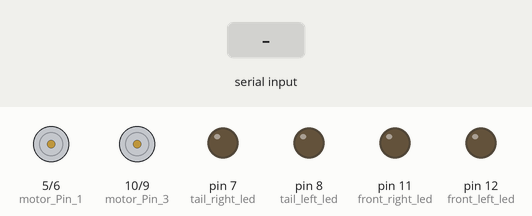
Recording of a sketch running on a simulated Arduino Uno, built with avr-gcc and run on an emulated ATmega328P. Parts: motor-driver pin pairs drawn as motors (green arrow = first pin HIGH = forward, orange = second pin HIGH = backward, longer = more drive), output pins drawn as LEDs (lit = HIGH). The inputs (shaded band) are chosen by the test bench.

Above: at 1.2 s.
1.3 s: "F" received over Serial
At 2.0 s:
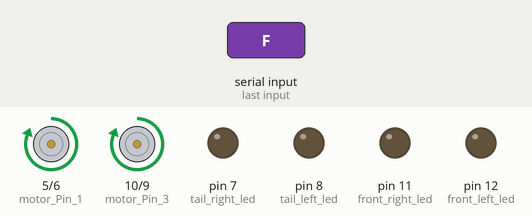
2.8 s: "B" received over Serial
At 3.1 s:
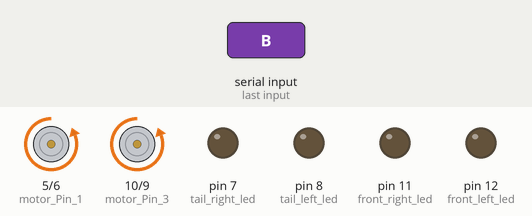
4.3 s: "R" received over Serial
At 5.5 s:
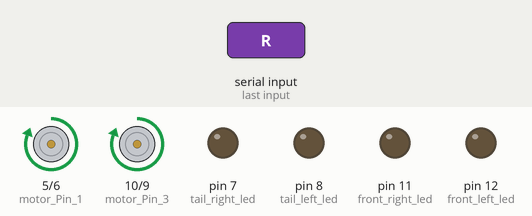
5.9 s: "L" received over Serial
At 6.8 s:
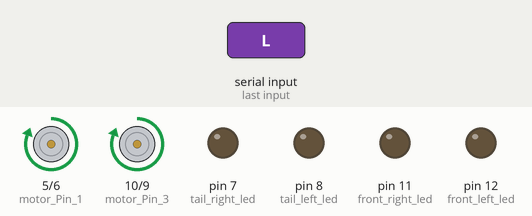
7.5 s: "H" received over Serial
At 7.9 s:
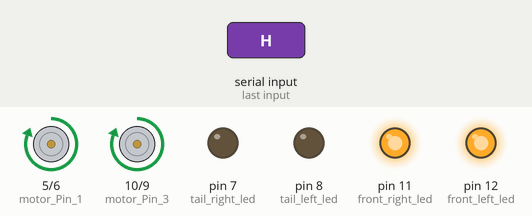
9.0 s: "S" received over Serial
At 10.2 s:
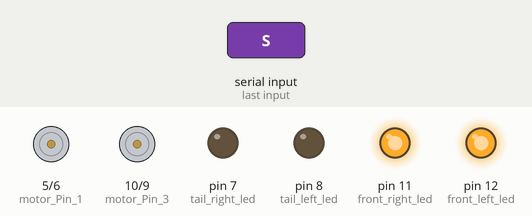
Timing chart, 0 to 11.5 s (numbered marks = the images above; inputs shaded):
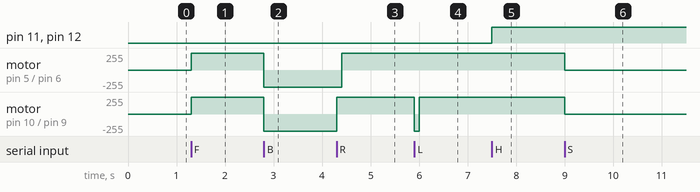

The sketch:

RC_car.ino
```cpp
#include <SimpleDHT.h>

#include <Adafruit_SSD1306.h>
#include <splash.h>

//L293D
//Motor A
int motor_Pin_1 = 5; // Pin 14 of L293
int motor_Pin_2 = 6; // Pin 10 of L293

//Motor B
int motor_Pin_3 = 10; // Pin 7 of L293
int motor_Pin_4 = 9; // Pin 2 of L293
//Signal Light and Head Light
int front_right_led = 11;
int front_left_led = 12;
int tail_right_led = 7;
int tail_left_led = 8;
char bt = 'S';
void setup(){
  Serial.begin(9600); //Set pins as outputs
    pinMode(motor_Pin_1, OUTPUT); // right wheel forward
    pinMode(motor_Pin_2, OUTPUT); // right wheel backward
    pinMode(motor_Pin_3, OUTPUT); // left wheel forward
    pinMode(motor_Pin_4, OUTPUT); // left wheel backward
    pinMode(front_right_led,OUTPUT); //front right led
    pinMode(front_left_led,OUTPUT); // front left led
    pinMode(tail_right_led,OUTPUT); // rear right led
    pinMode(tail_left_led,OUTPUT); // rear left led
    pinMode(bt, INPUT);
}
void loop(){
  bt = Serial.read();
  //Forward
  if(bt=='F'){
  digitalWrite(motor_Pin_1, HIGH);
  digitalWrite(motor_Pin_2, LOW);
  digitalWrite(motor_Pin_3, HIGH);
  digitalWrite(motor_Pin_4, LOW);
  }
  //Backward
  else if(bt=='B'){
  digitalWrite(motor_Pin_1, LOW);
  digitalWrite(motor_Pin_2, HIGH);
  digitalWrite(motor_Pin_3, LOW);
  digitalWrite(motor_Pin_4, HIGH);
  }
  //Right
  else if(bt=='R'){
  digitalWrite(motor_Pin_1, LOW);
  digitalWrite(motor_Pin_2, HIGH);
  digitalWrite(motor_Pin_3, HIGH);
  digitalWrite(motor_Pin_4, LOW);
  delay(100);
  digitalWrite(motor_Pin_1, HIGH);
  digitalWrite(motor_Pin_2, LOW);
  digitalWrite(motor_Pin_3, HIGH);
  digitalWrite(motor_Pin_4, LOW);
  }
  //Left
  else if(bt=='L'){
  digitalWrite(motor_Pin_1, HIGH);
  digitalWrite(motor_Pin_2, LOW);
  digitalWrite(motor_Pin_3, LOW);
  digitalWrite(motor_Pin_4, HIGH);
  delay(100);
  digitalWrite(motor_Pin_1, HIGH);
  digitalWrite(motor_Pin_2, LOW);
  digitalWrite(motor_Pin_3, HIGH);
  digitalWrite(motor_Pin_4, LOW);
  }
  //Stop
  else if(bt=='S'){
  digitalWrite(motor_Pin_1, LOW);
  digitalWrite(motor_Pin_2, LOW);
  digitalWrite(motor_Pin_3, LOW);
  digitalWrite(motor_Pin_4, LOW);
  }
  //Head light on
  else if(bt=='H'){
  digitalWrite(front_right_led,HIGH);
  digitalWrite(front_left_led,HIGH);
  }
  //Head light off
  else if(bt=='I'){
  digitalWrite(front_right_led,LOW);
  digitalWrite(front_left_led,LOW);
  }
  //Tail light on
  else if(bt=='T'){
  digitalWrite(tail_right_led,HIGH);
  digitalWrite(tail_left_led,HIGH);
  }
  //Tail light off
  else if(bt=='U'){
  digitalWrite(tail_right_led,LOW);
  digitalWrite(tail_left_led,LOW);
  }
}
```

Measured:
- after the input at 1.3 s, motor on pin 5 (motor_Pin_1) / pin 6 (motor_Pin_2), motor on pin 10 (motor_Pin_3) / pin 9 (motor_Pin_4): stopped → forward 255/255 at once
- after the input at 2.8 s, motor on pin 5 (motor_Pin_1) / pin 6 (motor_Pin_2), motor on pin 10 (motor_Pin_3) / pin 9 (motor_Pin_4): forward 255/255 → backward 255/255 at once
- after the input at 4.3 s, motor on pin 5 (motor_Pin_1) / pin 6 (motor_Pin_2): backward 255/255 → forward 255/255 after 0.10 s; motor on pin 10 (motor_Pin_3) / pin 9 (motor_Pin_4): backward 255/255 → forward 255/255 at once
- after the input at 5.9 s, motor on pin 10 (motor_Pin_3) / pin 9 (motor_Pin_4): forward 255/255 → backward 255/255 at once, → forward 255/255 0.10 s later
- after the input at 7.5 s, pin 11 (front_right_led), pin 12 (front_left_led): LOW → HIGH at once
- after the input at 9.0 s, motor on pin 5 (motor_Pin_1) / pin 6 (motor_Pin_2), motor on pin 10 (motor_Pin_3) / pin 9 (motor_Pin_4): forward 255/255 → stopped at once
